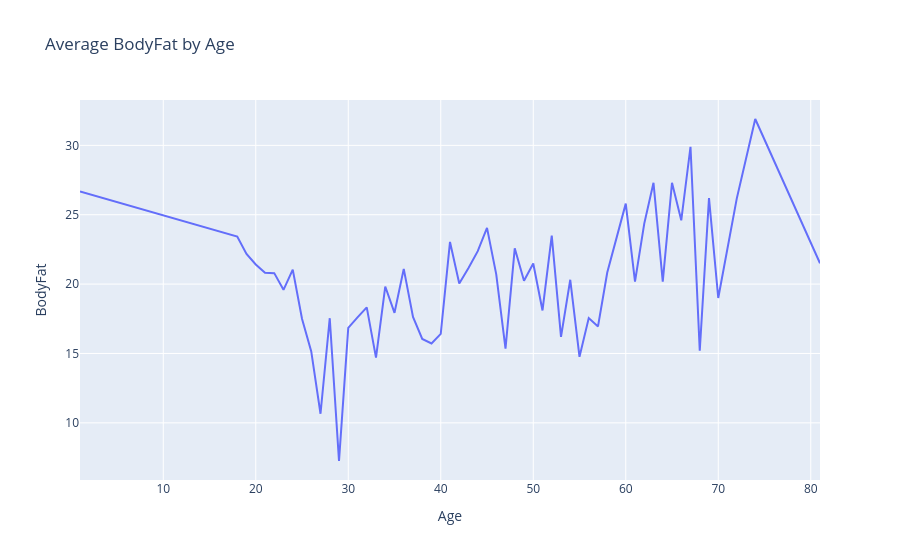

Notebook code for this chart:
### Code cell
avg_bodyfat_age = data2.groupby('Age')['BodyFat'].mean().reset_index()
plot = px.line(avg_bodyfat_age, x='Age', y='BodyFat',title = 'Average BodyFat by Age')
plot.show()

### Figure 1 — Plotly figure (JSON) as saved in the notebook; plotly's stock layout.template omitted (floating-point values rounded to 4 significant figures)
{"data": [{"hovertemplate": "Age=%{x}<br>BodyFat=%{y}<extra></extra>", "legendgroup": "", "line": {"color": "#636efa", "dash": "solid"}, "marker": {"symbol": "circle"}, "mode": "lines", "name": "", "orientation": "v", "showlegend": false, "type": "scatter", "x": [1, 18, 19, 20, 21, 22, 23, 24, 25, 26, 27, 28, 29, 30, 31, 32, 33, 34, 35, 36, 37, 38, 39, 40, 41, 42, 43, 44, 45, 46, 47, 48, 49, 50, 51, 52, 53, 54, 55, 56, 57, 58, 60, 61, 62, 63, 64, 65, 66, 67, 68, 69, 70, 72, 74, 81], "xaxis": "x", "y": [26.68, 23.43, 22.17, 21.42, 20.81, 20.79, 19.59, 21.05, 17.51, 15.15, 10.66, 17.54, 7.25, 16.85, 17.6, 18.32, 14.7, 19.82, 17.93, 21.1, 17.63, 16.05, 15.72, 16.41, 23.04, 20.05, 21.15, 22.38, 24.05, 20.7, 15.35, 22.58, 20.24, 21.49, 18.1, 23.5, 16.2, 20.31, 14.76, 17.55, 16.95, 20.83, 25.8, 20.18, 24.36, 27.3, 20.18, 27.3, 24.6, 29.9, 15.2, 26.2, 19, 26.16, 31.9, 21.5], "yaxis": "y"}], "layout": {"autosize": true, "legend": {"tracegroupgap": 0}, "title": {"text": "Average BodyFat by Age"}, "xaxis": {"anchor": "y", "autorange": true, "domain": [0, 1], "range": [1, 81], "title": {"text": "Age"}, "type": "linear"}, "yaxis": {"anchor": "x", "autorange": true, "domain": [0, 1], "range": [5.881, 33.27], "title": {"text": "BodyFat"}, "type": "linear"}}}
